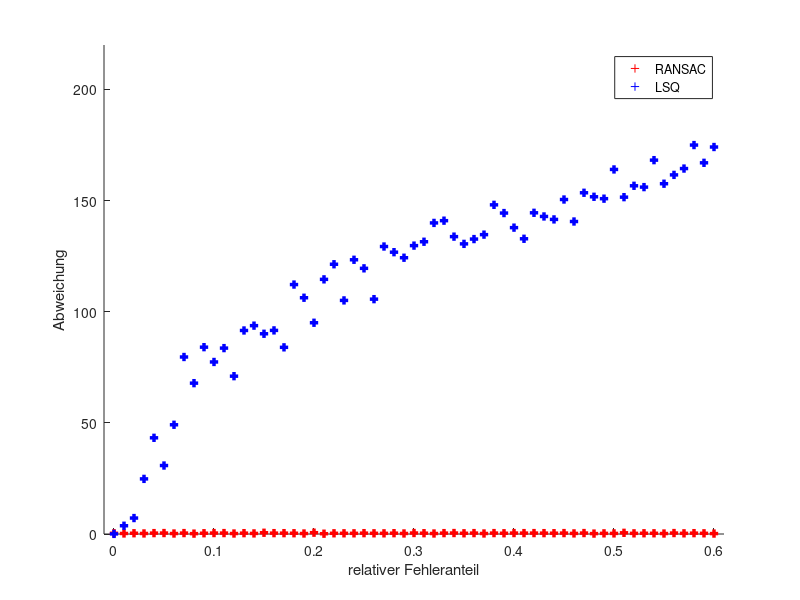

Recreate this plot in MATLAB.
function [] = ransac1()

t = 0:0.01:0.6;
a = [0.327402,0.243978,0.342544,0.248838,0.401576,0.428483,0.220884,0.414212,0.174918,0.345836,0.423430,0.414713,0.223437,0.382737,0.265405,0.558680,0.390413,0.384286,0.344489,0.228142,0.589641,0.139248,0.319018,0.315059,0.305155,0.384237,0.314627,0.301262,0.367162,0.245786,0.443817,0.358490,0.229326,0.396220,0.434240,0.326326,0.406962,0.236436,0.409704,0.338311,0.420515,0.402124,0.411174,0.390185,0.358014,0.414095,0.270902,0.424913,0.191096,0.292060,0.272570,0.529703,0.296081,0.336527,0.323110,0.223299,0.425645,0.302325,0.384075,0.309575,0.196900,];
b = [0.046756,3.713366,7.180477,24.796511,43.275606,30.804730,49.141059,79.634096,67.867964,84.057991,77.398446,83.637028,71.004910,91.562796,93.738427,90.085876,91.601106,83.979388,112.221432,106.292627,95.038298,114.563625,121.360981,105.091604,123.372770,119.523465,105.660896,129.337960,126.790361,124.294644,129.741710,131.487365,139.955569,140.966254,133.784200,130.529928,132.689307,134.681843,148.085829,144.393262,137.832722,132.823515,144.505971,142.861192,141.534978,150.487382,140.591565,153.518005,151.713761,150.864597,164.014547,151.546687,156.659673,156.065519,168.197230,157.591298,161.563758,164.414290,174.985872,166.995793,174.105171,];

figure;
scatter(t, a, '+', 'MarkerEdgeColor', 'r','LineWidth', 2.5);
hold on;
scatter(t, b, '+', 'MarkerEdgeColor', 'b','LineWidth', 2.5);
legend('RANSAC', 'LSQ');
axis([-0.01 0.61 0 220])
xlabel('relativer Fehleranteil');
ylabel('Abweichung');

end
